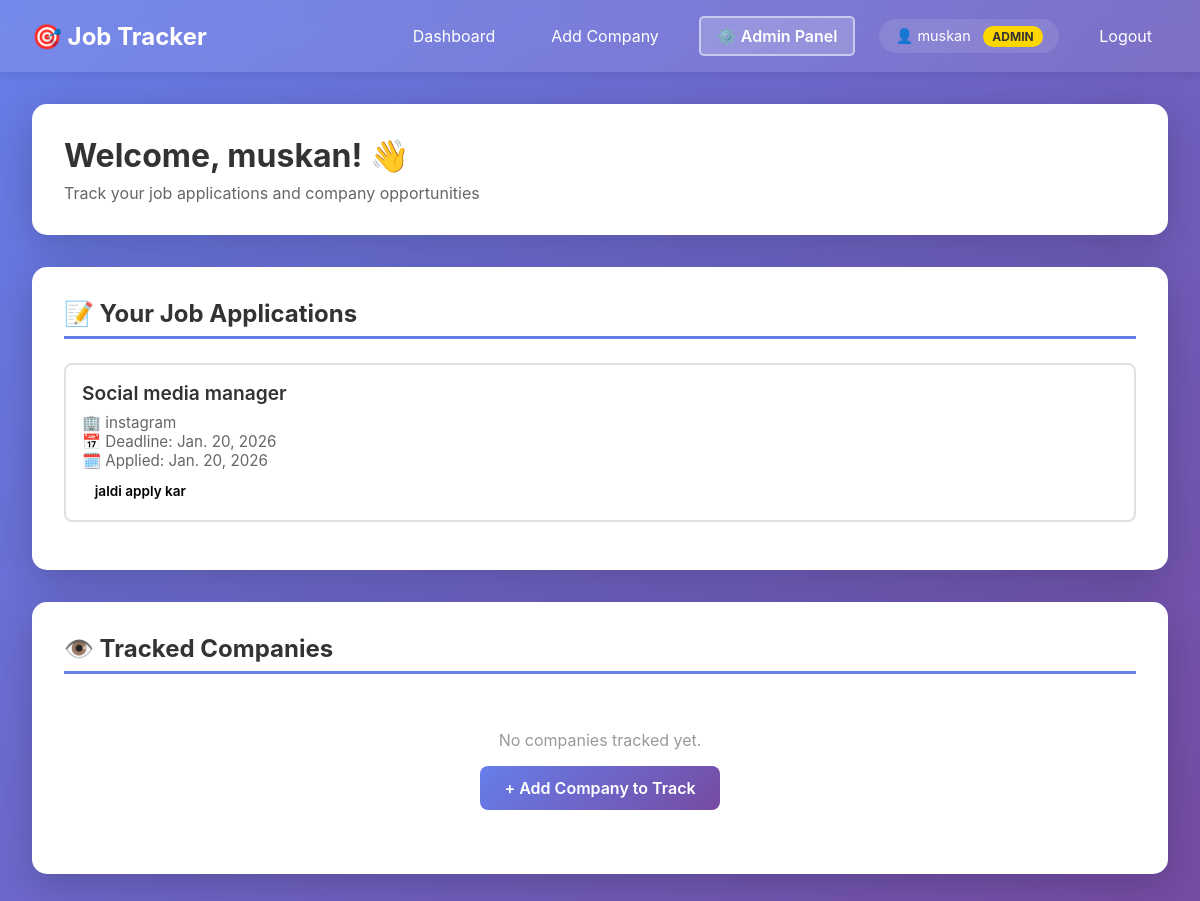
The app's page / (signed in) with its own data.
### applications/models.py (models this page shows, shortened)
class JobApplication(models.Model):
    user = models.ForeignKey(User, on_delete=models.CASCADE)
    company = models.ForeignKey(Company, on_delete=models.CASCADE)
    role = models.CharField(max_length=100)
    deadline = models.DateField()
    status = models.CharField(max_length=20)
    applied_date = models.DateField(auto_now_add=True)

class Company(models.Model):
    name = models.CharField(max_length=100)

### applications/views.py (the view)
# urls.py: path('', dashboard, name='dashboard'),
@login_required
def dashboard(request):
    jobs = JobApplication.objects.filter(user=request.user)
    companies = TrackedCompany.objects.filter(user=request.user)
    return render(
        request,
        'dashboard.html',
        {
            'jobs': jobs,
            'companies': companies
        }
    )

### applications/templates/dashboard.html (shortened to what this page needs)
{% extends 'base.html' %}
{% block content %}
<div class="dashboard-container">
    <div class="dashboard-header">
        <h1>Welcome, {{ user.username }}! 👋</h1>
        <p>Track your job applications and company opportunities</p>
    </div>
    <div class="section">
        <h2>📝 Your Job Applications</h2>
        {% if jobs %}
            <ul class="job-list">
                {% for job in jobs %}
                <li class="job-item">
                    <div class="job-title">{{ job.role }}</div>
                    <div class="job-details">
                        🏢 {{ job.company.name }}<br>
                        📅 Deadline: {{ job.deadline }}<br>
                        🗓️ Applied: {{ job.applied_date }}
                    </div>
                    <span class="status-badge status-{{ job.status|lower }}">
                        {{ job.status }}
                    </span>
                </li>
                {% endfor %}
            </ul>
        {% else %}
            <div class="empty-state">
                <p>No job applications yet. Start tracking your applications!</p>
            </div>
        {% endif %}
    </div>
    <div class="section">
        <h2>👁️ Tracked Companies</h2>
        {% if companies %}
            <ul class="company-list">
                {% for company in companies %}
                <li class="company-item">
                    <div class="job-title">{{ company.name }}</div>
                    <div class="job-details">
                        🔗 <a href="{{ company.career_url }}" target="_blank" style="color: #667eea;">{{ company.career_url }}</a>
                    </div>
                </li>
                {% endfor %}
            </ul>
        {% else %}
            <div class="empty-state">
                <p>No companies tracked yet.</p>
                <a href="{% url 'add_company' %}" class="add-button">+ Add Company to Track</a>
            </div>
        {% endif %}
    </div>
</div>
{% endblock %}

### applications/templates/base.html (shortened to what this page needs)
<!DOCTYPE html>
<html lang="en">
<head>
</head>
<body>
    {% if user.is_authenticated %}
    <nav>
        <div class="container">
            <h1>🎯 Job Tracker</h1>
            <div class="nav-links">
                <a href="{% url 'dashboard' %}">Dashboard</a>
                <a href="{% url 'add_company' %}">Add Company</a>
                {% if user.is_staff or user.is_superuser %}
                    <a href="{% url 'admin:index' %}" class="admin-link">⚙️ Admin Panel</a>
                {% endif %}
                <span class="user-info">
                    👤 {{ user.username }}
                    {% if user.is_superuser %}
                        <span class="badge">ADMIN</span>
                    {% elif user.is_staff %}
                        <span class="badge">STAFF</span>
                    {% endif %}
                </span>
                <a href="{% url 'logout' %}">Logout</a>
            </div>
        </div>
    </nav>
    {% endif %}
    <div class="main-content">
        <div class="container">
            {% block content %}
            {% endblock %}
        </div>
    </div>
</body>
</html>

### applications/templates/base.html (style rules this page uses)
* { margin: 0; padding: 0; box-sizing: border-box; }
body { font-family: -apple-system, BlinkMacSystemFont, 'Segoe UI', Roboto, Oxygen, Ubuntu, Cantarell, sans-serif; background: linear-gradient(135deg, #667eea 0%, #764ba2 100%); min-height: 100vh; display: flex; flex-direction: column; }
nav { background: rgba(255, 255, 255, 0.1); backdrop-filter: blur(10px); padding: 1rem 2rem; box-shadow: 0 2px 10px rgba(0,0,0,0.1); }
nav .container { max-width: 1200px; margin: 0 auto; display: flex; justify-content: space-between; align-items: center; }
nav h1 { color: white; font-size: 1.5rem; }
nav .nav-links { display: flex; align-items: center; }
nav .nav-links a { color: white; text-decoration: none; margin-left: 1.5rem; padding: 0.5rem 1rem; border-radius: 5px; transition: background 0.3s; }
nav .nav-links a.admin-link { background: rgba(255, 255, 255, 0.2); border: 2px solid rgba(255, 255, 255, 0.5); font-weight: 600; }
nav .user-info { color: white; margin-left: 1.5rem; padding: 0.5rem 1rem; background: rgba(255, 255, 255, 0.1); border-radius: 20px; font-size: 0.9rem; }
nav .user-info .badge { background: #ffd700; color: #333; padding: 0.2rem 0.6rem; border-radius: 12px; font-size: 0.75rem; font-weight: 700; margin-left: 0.5rem; }
.main-content { flex: 1; display: flex; justify-content: center; align-items: center; padding: 2rem; }
.container { max-width: 1200px; width: 100%; }

### applications/templates/dashboard.html (style rules this page uses)
.dashboard-container { max-width: 1200px; width: 100%; }
.dashboard-header { background: white; border-radius: 15px; padding: 2rem; margin-bottom: 2rem; box-shadow: 0 10px 40px rgba(0,0,0,0.2); }
.dashboard-header h1 { color: #333; margin-bottom: 0.5rem; }
.dashboard-header p { color: #666; }
.section { background: white; border-radius: 15px; padding: 2rem; margin-bottom: 2rem; box-shadow: 0 10px 40px rgba(0,0,0,0.2); }
.section h2 { color: #333; margin-bottom: 1.5rem; border-bottom: 3px solid #667eea; padding-bottom: 0.5rem; }
.job-list, .company-list { list-style: none; }
.job-item, .company-item { padding: 1rem; border: 2px solid #e0e0e0; border-radius: 8px; margin-bottom: 1rem; transition: border-color 0.3s, transform 0.2s; }
.job-title { font-size: 1.2rem; font-weight: 600; color: #333; margin-bottom: 0.5rem; }
.job-details { color: #666; font-size: 0.95rem; }
.status-badge { display: inline-block; padding: 0.3rem 0.8rem; border-radius: 15px; font-size: 0.85rem; font-weight: 600; margin-top: 0.5rem; }
.empty-state { text-align: center; color: #999; padding: 2rem; }
.add-button { display: inline-block; margin-top: 1rem; padding: 0.75rem 1.5rem; background: linear-gradient(135deg, #667eea 0%, #764ba2 100%); color: white; text-decoration: none; border-radius: 8px; font-weight: 600; transition: transform 0.2s; }

### records on screen
JobApplication: role "Social media manager", company.name "instagram", deadline "Jan. 20, 2026", applied_date "Jan. 20, 2026", status "jaldi apply kar"

### other values on screen
{{ user.username }} "muskan"
